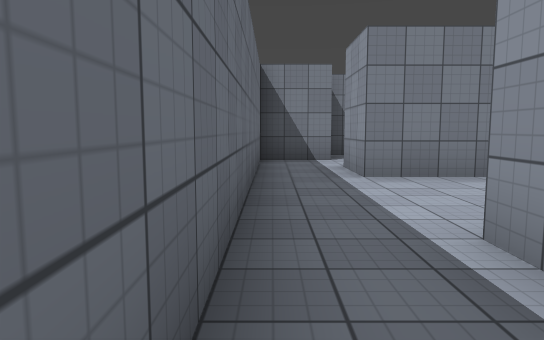
View 1 (above)

24 first-person views from a walk through a Unity game level. The camera is 1.3 m above the floor, tilts 6° down and sees 70° across. The floor is counted in squares, 2 m on a side. Each view is taken from the middle of a square. On the plan, view 1 faces up. The plan holds only what a view shows up to about 11 squares ahead; the rest is blank. Some animated figures are not drawn. Door leaves are left out, so doorways stand open. Surface patterns are stand-ins for the level's own textures.

View 2
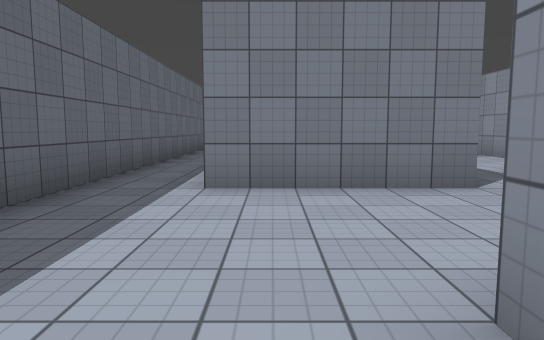

View 3
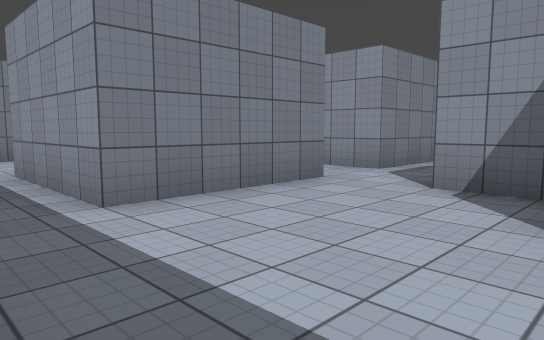

View 4
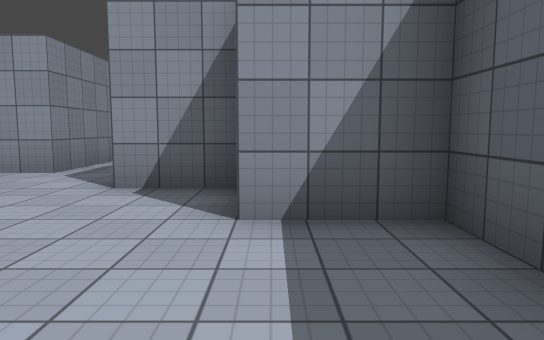

View 5
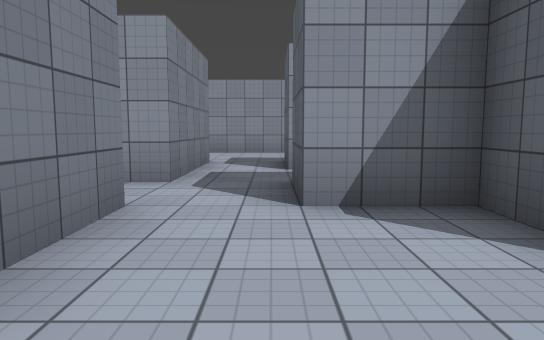

View 6
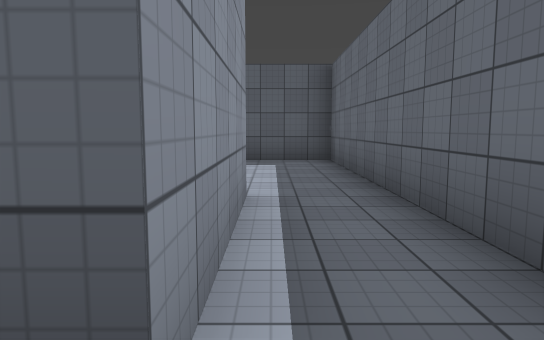

View 7
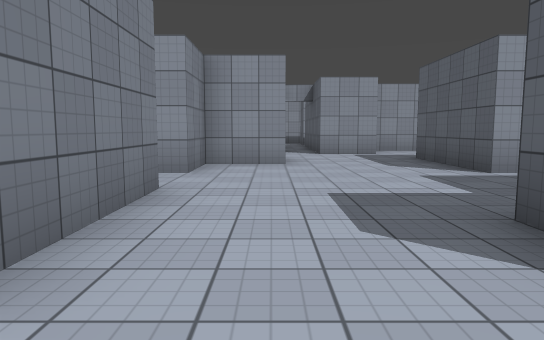

View 8
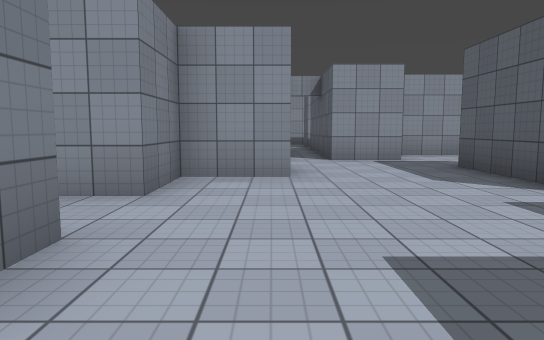

View 9
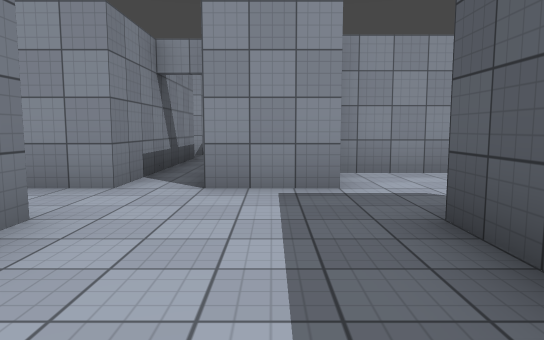

View 10
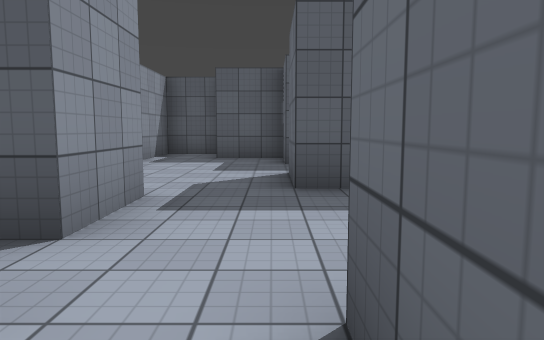

View 11
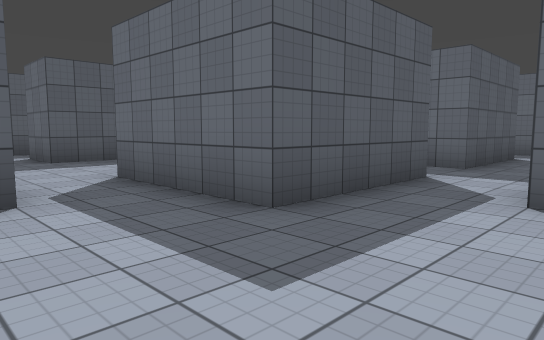

View 12
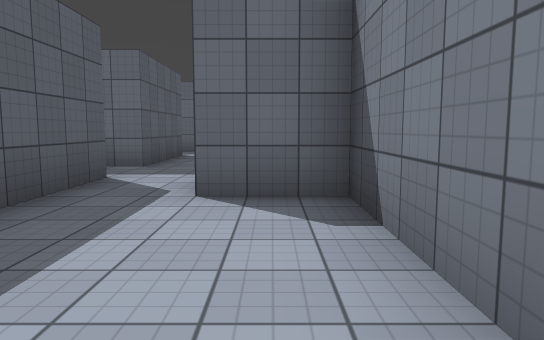

View 13
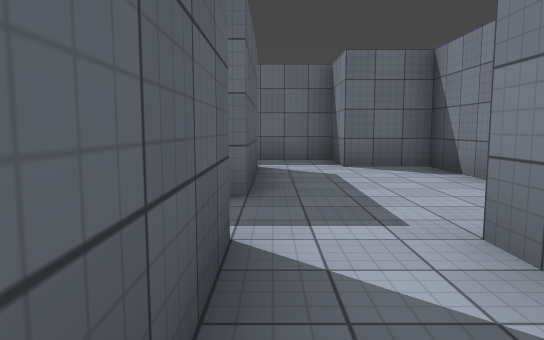

View 14
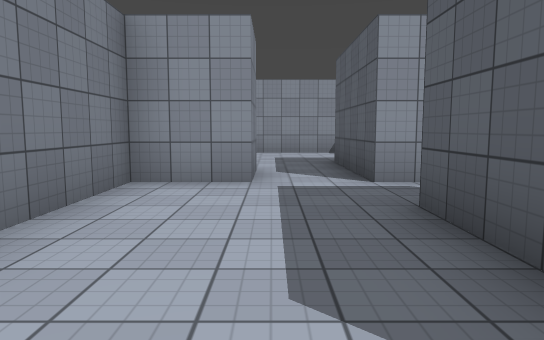

View 15
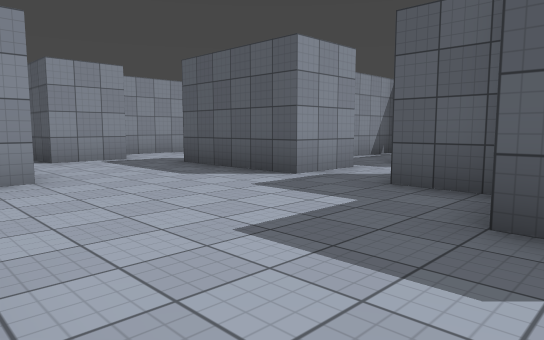

View 16
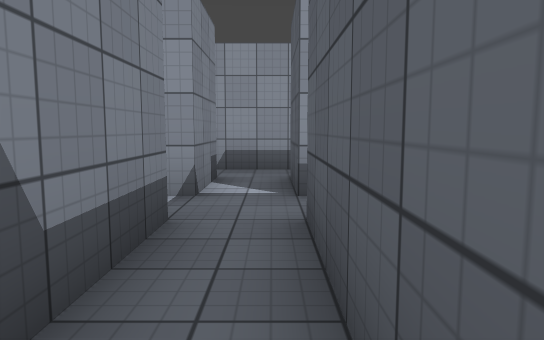

View 17
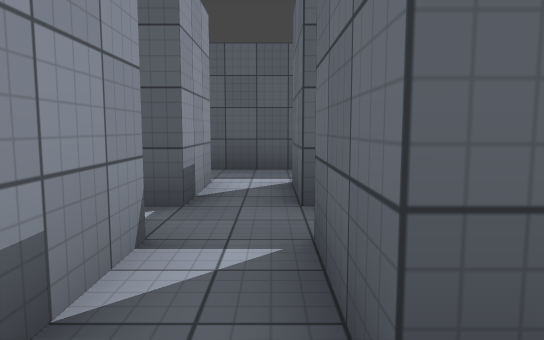

View 18
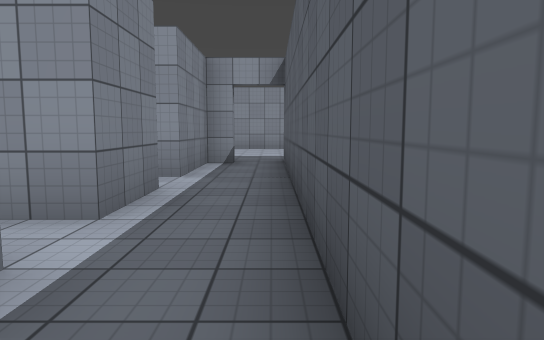

View 19
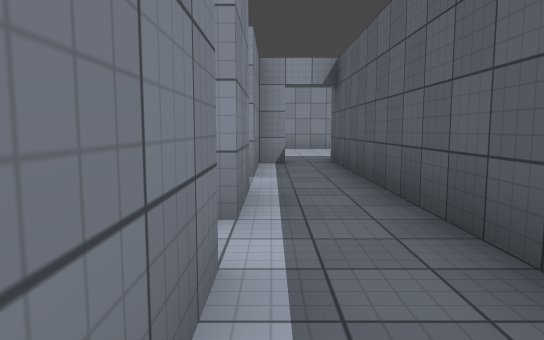

View 20
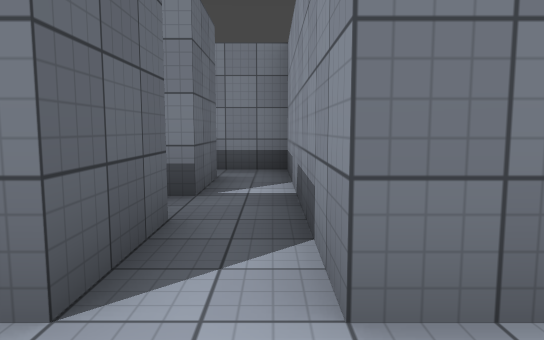

View 21
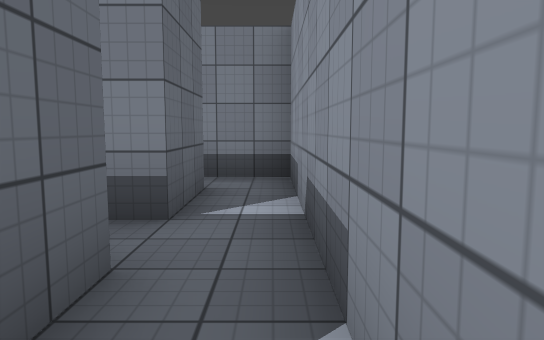

View 22
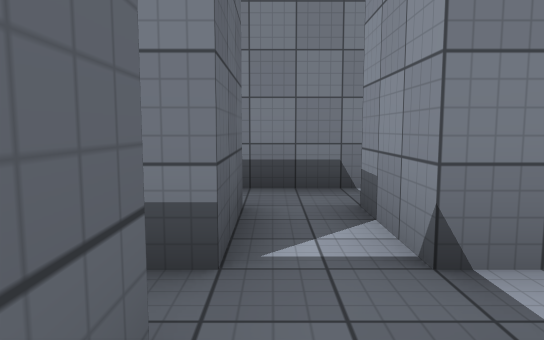

View 23
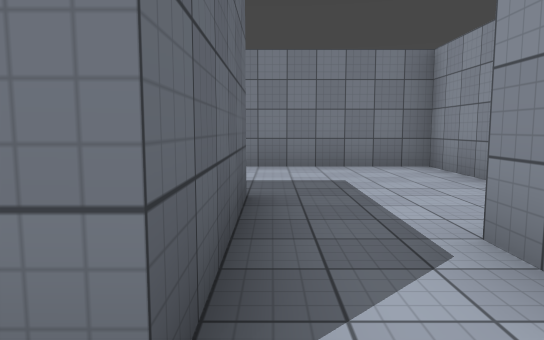

View 24
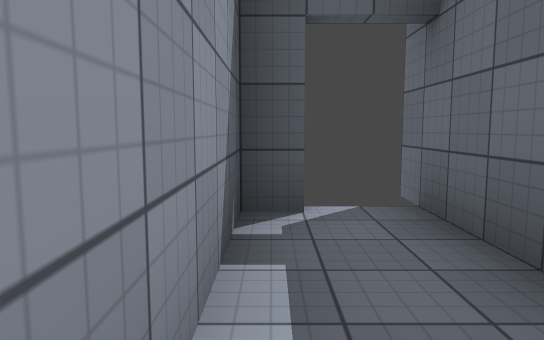

### Floor plan
Key: @ floor where view 1 was taken; # wall or solid block; . floor.
Columns run from 1 left of view 1 to 24 right of it. Each row starts with its distance up from view 1.
 10   ############
  9 ###....##....#
  8 #............#
  7 #............#  #####
  6 #..###.###...#  ....#
  5 #........#..## #.##.#
  4 #........#..####.##.#
  3 #...................#
  2 #..#........####.##.##
  1 #..#.........#.......#....
  0 #@.###.###...#............
 -1 #............##########
 -2 #............#
 -3 #.....#..#...#
 -4 #...###..###.#
 -5 #...###.## #.#
 -6 ##### #    ###

Where each view was taken, in squares from view 1:
view 1: 0 up, 0 right, facing up
view 2: 5 down, 2 right, facing up
view 3: 4 down, 0 right, facing up-right
view 4: 4 down, 0 right, facing right
view 5: 2 down, 1 right, facing right
view 6: 3 up, 1 right, facing down
view 7: 4 up, 0 right, facing right
view 8: 4 up, 2 right, facing right
view 9: 2 up, 6 right, facing right
view 10: 5 up, 9 right, facing down
view 11: 9 up, 11 right, facing down-left
view 12: 9 up, 11 right, facing left
view 13: 7 up, 8 right, facing left
view 14: 8 up, 1 right, facing right
view 15: 5 up, 2 right, facing down-right
view 16: 3 up, 12 right, facing right
view 17: 6 up, 15 right, facing down
view 18: 0 up, 13 right, facing right
view 19: 1 up, 13 right, facing right
view 20: 0 up, 18 right, facing up
view 21: 1 up, 18 right, facing up
view 22: 2 up, 15 right, facing up
view 23: 3 up, 9 right, facing up
view 24: 2 down, 7 right, facing down
